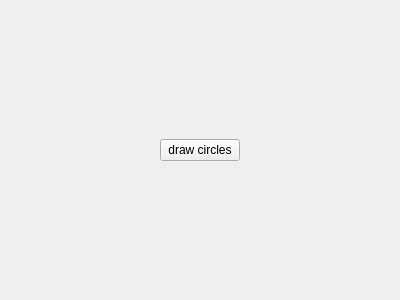
<?xml version="1.0" encoding="UTF-8"?>
<ui version="4.0">
 <class>Form</class>
 <widget class="QWidget" name="Form">
  <property name="geometry">
   <rect>
    <x>0</x>
    <y>0</y>
    <width>400</width>
    <height>300</height>
   </rect>
  </property>
  <property name="windowTitle">
   <string>Form</string>
  </property>
  <layout class="QVBoxLayout" name="verticalLayout">
   <item>
    <layout class="QHBoxLayout" name="horizontalLayout_2">
     <item>
      <spacer name="horizontalSpacer">
       <property name="orientation">
        <enum>Qt::Horizontal</enum>
       </property>
       <property name="sizeHint" stdset="0">
        <size>
         <width>40</width>
         <height>20</height>
        </size>
       </property>
      </spacer>
     </item>
     <item>
      <widget class="QPushButton" name="pb_draw_circles">
       <property name="text">
        <string>draw circles</string>
       </property>
      </widget>
     </item>
     <item>
      <spacer name="horizontalSpacer_2">
       <property name="orientation">
        <enum>Qt::Horizontal</enum>
       </property>
       <property name="sizeHint" stdset="0">
        <size>
         <width>40</width>
         <height>20</height>
        </size>
       </property>
      </spacer>
     </item>
    </layout>
   </item>
  </layout>
 </widget>
 <resources/>
 <connections/>
</ui>
